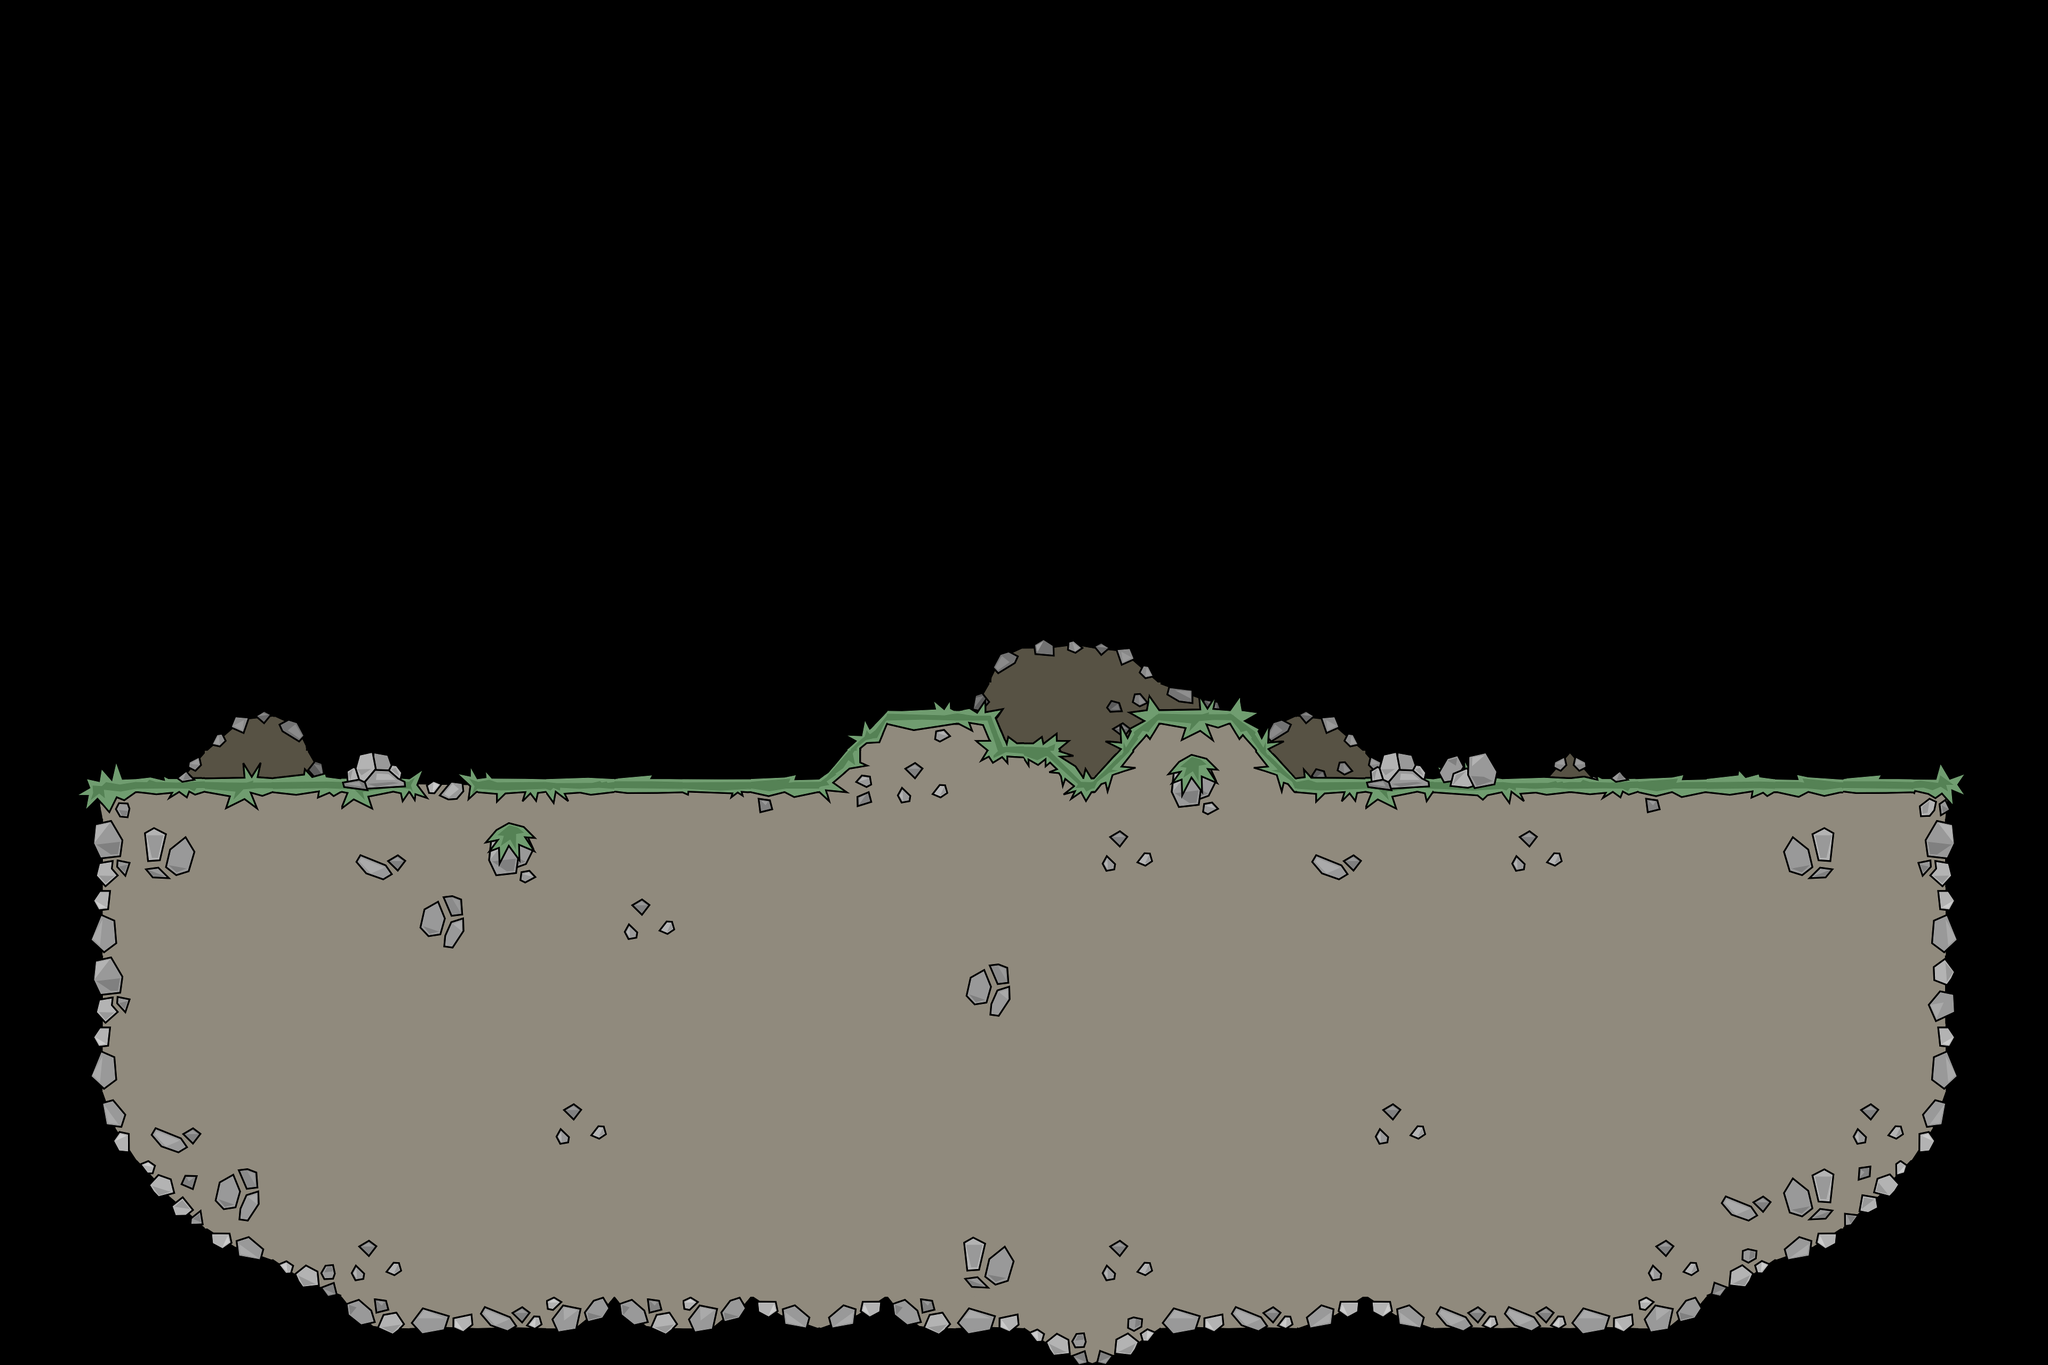

A 2D game scene composited from a Tiled map and its tileset images. What follows is a short description and the map's XML, with each tile layer's data collapsed to a summary:
An orthogonal 30x20 tile map with 128x128 px tiles, 2 tile layers (tilebg, tile).

<map version="1.0" orientation="orthogonal" width="30" height="20" tilewidth="128" tileheight="128">
 <tileset firstgid="1" source="t64_new.tsx" />
 <layer name="tilebg" width="30" height="20">
  <data>[600 cells, 21 non-empty, 12 distinct tile ids]</data>
 </layer>
 <layer name="tile" width="30" height="20">
  <data>[600 cells, 245 non-empty, 49 distinct tile ids]</data>
 </layer>
</map>
